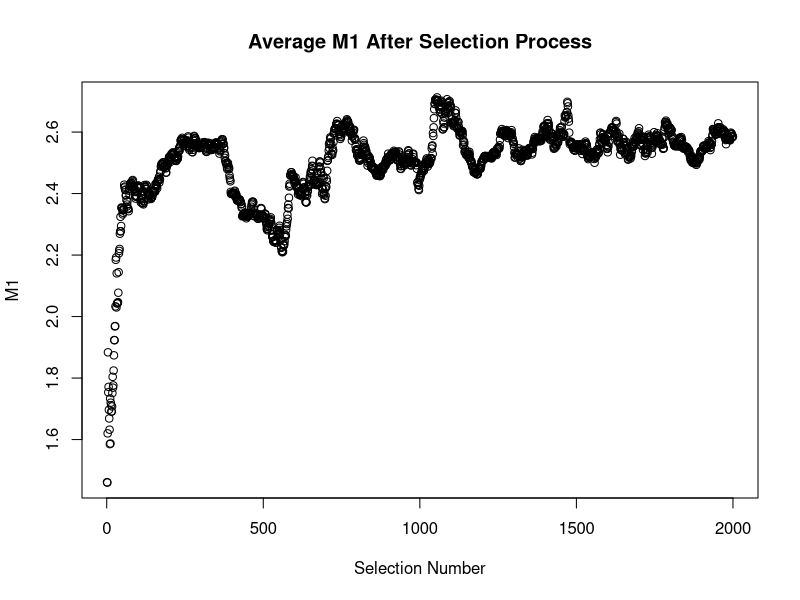
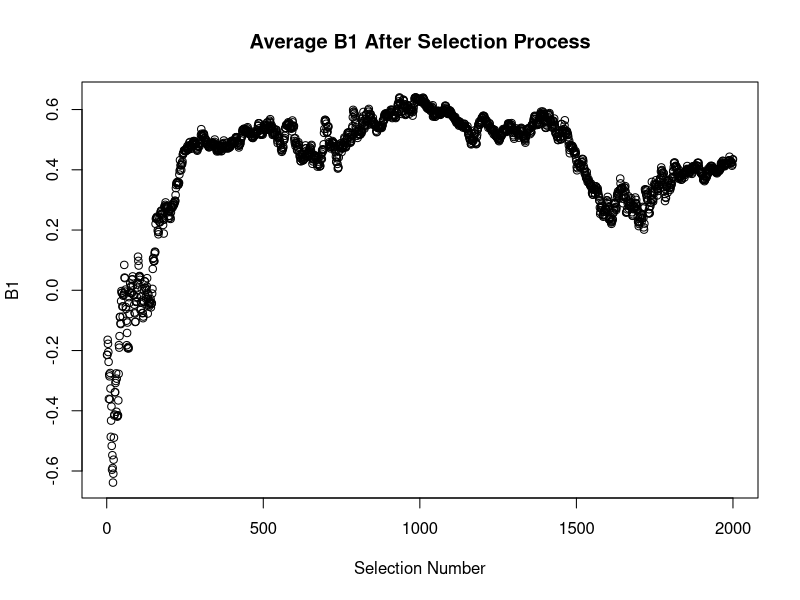
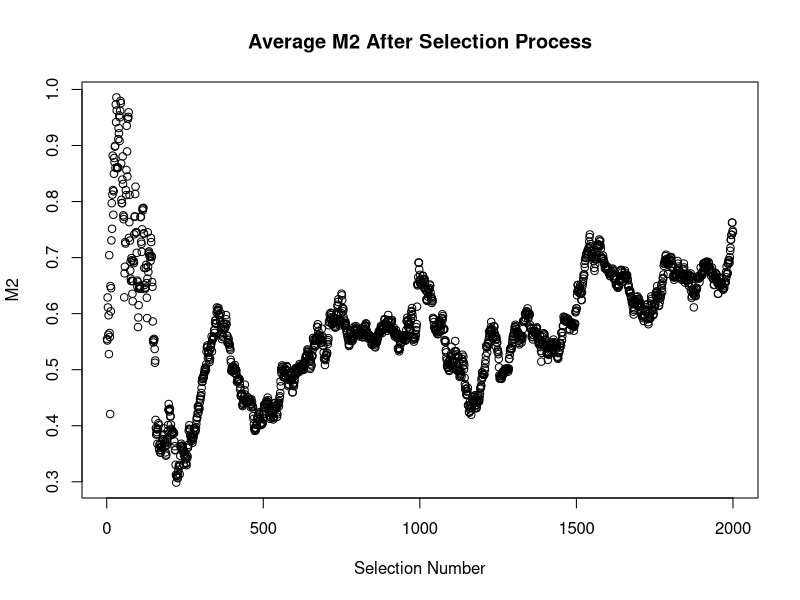
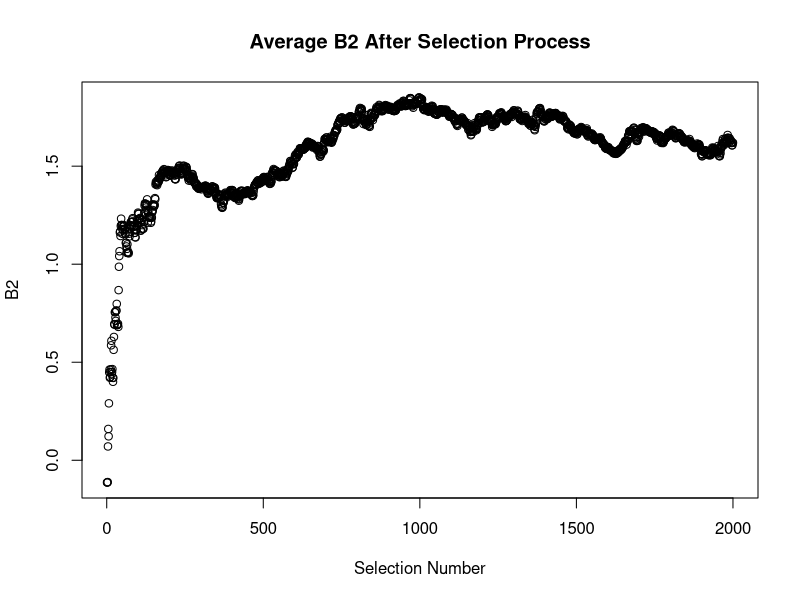
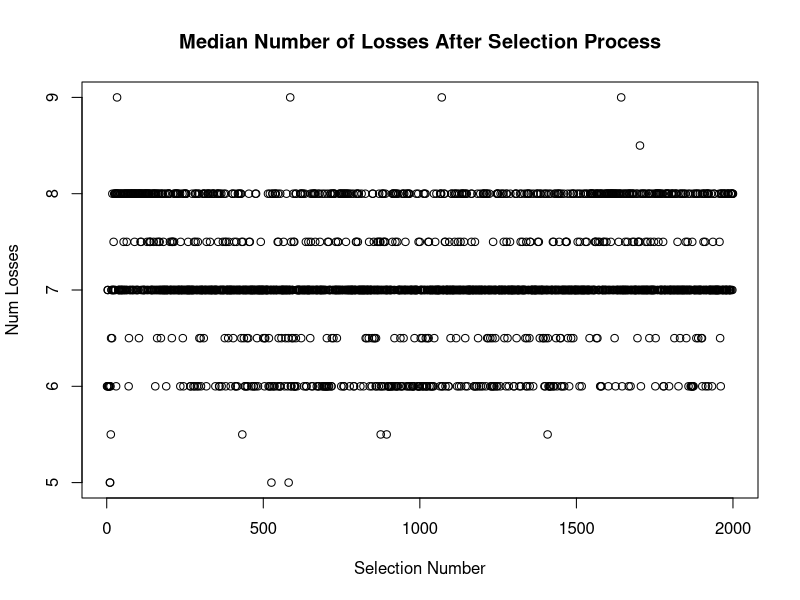

The R source for these figures, in order: (Note: this script raises an error after producing the figures.)
# this model uses an exchange algorithm where each agent has a perameter that determines how likely it is
# that they will try to take power from any other agent depending on the two agents difference in power.
# each agent also has a perameter that determines how much the agent will try to take depending on the two agents
# difference in power. 


# 11/22/2017
# new algorithm is:

# population starts off with random power score
# population goes through each other member and decides whether they want to attempt to take power from each other person
# go through the populaion and decide whether each attempted power grab was successful or not
# after this process, each player will have a diferent amount of power than they started off with
# during the genetic algorithm, a bottom percentage of players get a point
# after a certain number of rounds, all players who have over a certain number of points get re-perameterized
# (the point system is implemented so that a player who is using a good strategy but gets a very low initial power score doesn't
# get imediatly eliminated.)

library(dplyr)
library(ggplot2)

n.population <- 30  #size of population
prob.success.of.take.sd <- 0.2 # the sd for the curve of how likely it is for a person to succeed in taking power

initial.encounter.slope <- 1
initial.encounter.intercept <- 0

initial.take.attempt.slope <- .5
initial.take.attempt.intercept <- 0

encounter.curve.sd <- .5
take.curve.sd <- .2

mutation.sd <- 0.01
rounds.per.gen <- 10

# This function instantiates the origional matrix
initial.population.3 <- function(){
  
  power.vector.beginning.of.round <- c(abs(rnorm(n.population, 0, 1)))
  
  power.vector.end.of.round <- c(rep(0, n.population))
  
  initial.encounter.slope.vector <- c(rnorm(n.population, initial.encounter.slope, 1))
  
  initial.encounter.intercept.vector <- c(rnorm(n.population, initial.encounter.intercept, 1))
  
  initial.take.attempt.slope.vector <- c(rnorm(n.population, initial.take.attempt.slope, 1))
  
  initial.take.attempt.intercept.vector <- c(rnorm(n.population, initial.take.attempt.intercept, 1))
  
  initial.loss.counter.vector <- c(rep(0, n.population))
  
  return(matrix(c(initial.encounter.slope.vector, initial.encounter.intercept.vector, initial.take.attempt.slope.vector,
                  initial.take.attempt.intercept.vector, power.vector.beginning.of.round, power.vector.end.of.round,
                  initial.loss.counter.vector), byrow=F, nrow = n.population))
}


exchange.power.3 <- function(population){
  
  population.vector <- sample(1:n.population, size = n.population, replace = FALSE)
  
  index.initiated <- c()
  index.initiator <- c()
  exchange.amount <- c()
  
  for(i in population.vector){
    
    for(j in population.vector[-i]){
      
      power.diff <- population[i,5] - population[j,5]
      
      if(rnorm(1, population[i,1] * power.diff + population[i,2], encounter.curve.sd) > 0){
        
        power.take <- abs(rnorm(1, population[1,3] * power.diff + population[i,4], take.curve.sd))
        
        # if a random number from a probablility distribution with mean = (power score of person taking power) - (power score of person being taken from)
        # and sd = prob.success.of.take.sd * (the inverse of the power difference) is greater than 0, (if the initiator is successful)
        if(rnorm(1, power.diff, prob.success.of.take.sd) > 0){
          
          # if the person is trying to take more than the person has, the person being taken from losses all of their power (down to zero)
          if(population[j,5] - power.take < 0){
            
            population[j, 6] <- 0
            population[i, 6] <- population[i, 5] + population[i, 5]
            
          } else {
            
            population[j, 6] <- population[j, 5] - power.take
            population[i, 6] <- population[i, 5] + power.take
            
          }
          # if the initiator is not successful
        } else {
          
          # if the person tried to take more than they had, the person who failed the attempted take losses all their power
          if(population[i, 5] - power.take < 0){
            
            population[j, 6] <- population[j, 5] + power.take
            population[i, 6] <- 0
            
          } else {
            
            population[j, 6] <- population[j, 5] + power.take
            population[i, 6] <- population[i, 5] - power.take
            
          }
        }
        
        #index.initiated <- append(index.initiated, j, after = length(index.initiated))
        #index.initiator <- append(index.initiator, i, after = length(index.initiator))
        #exchange.amount <- append(exchange.amount, power.take, after = length(exchange.amount))
      }
    }
  }
  return(population)
}


exchange.response.3 <- function(IED, population){
  
  if(nrow(IED) > 0){
    
    # response to people trying to take their power
    for(i in 1:length(IED[,1])){
      
      power.diff <- population[IED[i,2],5] - population[IED[i,1],5]
      
      # if a random number from a probablility distribution with mean = (power score of person taking power) - (power score of person being taken from)
      # and sd = prob.success.of.take.sd * (the inverse of the power difference) is greater than 0, (if the initiator is successful)
      if(rnorm(1, power.diff, prob.success.of.take.sd) > 0){
        
        # if the person is trying to take more than the person has, the person being taken from losses all of their power (down to zero)
        if(population[IED[i,1], 5] - IED[i,3] < 0){
          
          population[IED[i,1], 6] <- 0
          population[IED[i,2], 6] <- population[IED[i,2], 5] + population[IED[i,1], 5]
          
        } else {
          
          population[IED[i,1], 6] <- population[IED[i,1], 5] - IED[i,3]
          population[IED[i,2], 6] <- population[IED[i,2], 5] + IED[i,3]
          
        }
        # if the initiator is not successful
      } else {
        
        # if the person tried to take more than they had, the person who failed the attempted take losses all their power
        if(population[IED[i,2], 5] - IED[i,3] < 0){
          
          population[IED[i,1], 6] <- population[IED[i,1], 5] + population[IED[i,2], 5]
          population[IED[i,2], 6] <- 0
          
        } else {
          
          population[IED[i,1], 6] <- population[IED[i,1], 5] + IED[i,3]
          population[IED[i,2], 6] <- population[IED[i,2], 5] - IED[i,3]
          
        }
      }
    }
  }
  return(population)
}


loss.counter <- function(population){
  
  for(i in 1:n.population){
    
    if((population[i,5] - population[i,6]) > 0){
      
      population[i,7] <- population[i,7] + 1
    }
  }
  return(population)
}


power.reset <- function(population){
  
  # resets everyones power scores for the next round
  for(i in 1:n.population){
    
    population[i,5] <- abs(rnorm(1, 0, 1))
    population[i,6] <- 0
  }
  return(population)
}

genetic.algorithm.3 <- function(population){
  
  loss.cutoff <- median(population[,7]) + 2
  
  for(i in 1:n.population){
    
    random.person <- NA
    
    # if person i is not above the loss cutoff, the person is regenerated with mutations on random people's peramteters from the surviving
    # population. Their power score is also randomly generated for the next round, and their loss counter is set to zero
    if(population[i,7] >= loss.cutoff){
      
     while(is.na(random.person)){
      
       random <- sample(1:n.population, 1, replace = T)
      
      if(population[random,7] < loss.cutoff){
        
        random.person <- random
      }
    }
      
      population[i,] <- c(population[random.person,1] + rnorm(1, 0, mutation.sd), population[random.person,2] + rnorm(1, 0, mutation.sd),
                          population[random.person,3] + rnorm(1, 0, mutation.sd), population[random.person,4] + rnorm(1, 0, mutation.sd),
                          abs(rnorm(1, 0, 1)), 0, 0)
      
    } else {
      population[i,] <- c(population[i,1] + rnorm(1, 0, mutation.sd), population[i,2] + rnorm(1, 0, mutation.sd),
                          population[i,3] + rnorm(1, 0, mutation.sd), population[i,4] + rnorm(1, 0, mutation.sd),
                          abs(rnorm(1, 0, 1)), 0, 0)
    }
  }
  return(population)
}


run.n.gens.3 <- function(n, population){
  
  average.encounter.slope <- c()
  average.encounter.intercept <- c()
  average.take.attempt.slope <- c()
  average.take.attempt.intercept <- c()
  median.num.losses <- c()
  
  agent.1.encounter.slope <- c()
  agent.1.encounter.intercept <- c()
  agent.1.take.attempt.slope <- c()
  agent.1.take.attempt.intercept <- c()
  
  
  agent.1.encounter.slope <- c()
  agent.2.encounter.slope <- c()
  agent.3.encounter.slope <- c()
  agent.4.encounter.slope <- c()
  agent.5.encounter.slope <- c()
  agent.6.encounter.slope <- c()
  agent.7.encounter.slope <- c()
  agent.8.encounter.slope <- c()
  agent.9.encounter.slope <- c()
  agent.10.encounter.slope <- c()
  agent.11.encounter.slope <- c()
  agent.12.encounter.slope <- c()
  agent.13.encounter.slope <- c()
  agent.14.encounter.slope <- c()
  agent.15.encounter.slope <- c()
  agent.16.encounter.slope <- c()
  agent.17.encounter.slope <- c()
  agent.18.encounter.slope <- c()
  agent.19.encounter.slope <- c()
  agent.20.encounter.slope <- c()
  agent.21.encounter.slope <- c()
  agent.22.encounter.slope <- c()
  agent.23.encounter.slope <- c()
  agent.24.encounter.slope <- c()
  agent.25.encounter.slope <- c()
  agent.26.encounter.slope <- c()
  agent.27.encounter.slope <- c()
  agent.28.encounter.slope <- c()
  agent.29.encounter.slope <- c()
  agent.30.encounter.slope <- c()
  
  agent.1.encounter.intercept <- c()
  agent.2.encounter.intercept <- c()
  agent.3.encounter.intercept <- c()
  agent.4.encounter.intercept <- c()
  agent.5.encounter.intercept <- c()
  agent.6.encounter.intercept <- c()
  agent.7.encounter.intercept <- c()
  agent.8.encounter.intercept <- c()
  agent.9.encounter.intercept <- c()
  agent.10.encounter.intercept <- c()
  agent.11.encounter.intercept <- c()
  agent.12.encounter.intercept <- c()
  agent.13.encounter.intercept <- c()
  agent.14.encounter.intercept <- c()
  agent.15.encounter.intercept <- c()
  agent.16.encounter.intercept <- c()
  agent.17.encounter.intercept <- c()
  agent.18.encounter.intercept <- c()
  agent.19.encounter.intercept <- c()
  agent.20.encounter.intercept <- c()
  agent.21.encounter.intercept <- c()
  agent.22.encounter.intercept <- c()
  agent.23.encounter.intercept <- c()
  agent.24.encounter.intercept <- c()
  agent.25.encounter.intercept <- c()
  agent.26.encounter.intercept <- c()
  agent.27.encounter.intercept <- c()
  agent.28.encounter.intercept <- c()
  agent.29.encounter.intercept <- c()
  agent.30.encounter.intercept <- c()
  
  agent.1.take.attempt.slope <- c()
  agent.2.take.attempt.slope <- c()
  agent.3.take.attempt.slope <- c()
  agent.4.take.attempt.slope <- c()
  agent.5.take.attempt.slope <- c()
  agent.6.take.attempt.slope <- c()
  agent.7.take.attempt.slope <- c()
  agent.8.take.attempt.slope <- c()
  agent.9.take.attempt.slope <- c()
  agent.10.take.attempt.slope <- c()
  agent.11.take.attempt.slope <- c()
  agent.12.take.attempt.slope <- c()
  agent.13.take.attempt.slope <- c()
  agent.14.take.attempt.slope <- c()
  agent.15.take.attempt.slope <- c()
  agent.16.take.attempt.slope <- c()
  agent.17.take.attempt.slope <- c()
  agent.18.take.attempt.slope <- c()
  agent.19.take.attempt.slope <- c()
  agent.20.take.attempt.slope <- c()
  agent.21.take.attempt.slope <- c()
  agent.22.take.attempt.slope <- c()
  agent.23.take.attempt.slope <- c()
  agent.24.take.attempt.slope <- c()
  agent.25.take.attempt.slope <- c()
  agent.26.take.attempt.slope <- c()
  agent.27.take.attempt.slope <- c()
  agent.28.take.attempt.slope <- c()
  agent.29.take.attempt.slope <- c()
  agent.30.take.attempt.slope <- c()
  
  agent.1.take.attempt.intercept <- c()
  agent.2.take.attempt.intercept <- c()
  agent.3.take.attempt.intercept <- c()
  agent.4.take.attempt.intercept <- c()
  agent.5.take.attempt.intercept <- c()
  agent.6.take.attempt.intercept <- c()
  agent.7.take.attempt.intercept <- c()
  agent.8.take.attempt.intercept <- c()
  agent.9.take.attempt.intercept <- c()
  agent.10.take.attempt.intercept <- c()
  agent.11.take.attempt.intercept <- c()
  agent.12.take.attempt.intercept <- c()
  agent.13.take.attempt.intercept <- c()
  agent.14.take.attempt.intercept <- c()
  agent.15.take.attempt.intercept <- c()
  agent.16.take.attempt.intercept <- c()
  agent.17.take.attempt.intercept <- c()
  agent.18.take.attempt.intercept <- c()
  agent.19.take.attempt.intercept <- c()
  agent.20.take.attempt.intercept <- c()
  agent.21.take.attempt.intercept <- c()
  agent.22.take.attempt.intercept <- c()
  agent.23.take.attempt.intercept <- c()
  agent.24.take.attempt.intercept <- c()
  agent.25.take.attempt.intercept <- c()
  agent.26.take.attempt.intercept <- c()
  agent.27.take.attempt.intercept <- c()
  agent.28.take.attempt.intercept <- c()
  agent.29.take.attempt.intercept <- c()
  agent.30.take.attempt.intercept <- c()
  
  agent.1.num.losses <- c()
  agent.2.num.losses <- c()
  agent.3.num.losses <- c()
  agent.4.num.losses <- c()
  agent.5.num.losses <- c()
  agent.6.num.losses <- c()
  agent.7.num.losses <- c()
  agent.8.num.losses <- c()
  agent.9.num.losses <- c()
  agent.10.num.losses <- c()
  agent.11.num.losses <- c()
  agent.12.num.losses <- c()
  agent.13.num.losses <- c()
  agent.14.num.losses <- c()
  agent.15.num.losses <- c()
  agent.16.num.losses <- c()
  agent.17.num.losses <- c()
  agent.18.num.losses <- c()
  agent.19.num.losses <- c()
  agent.20.num.losses <- c()
  agent.21.num.losses <- c()
  agent.22.num.losses <- c()
  agent.23.num.losses <- c()
  agent.24.num.losses <- c()
  agent.25.num.losses <- c()
  agent.26.num.losses <- c()
  agent.27.num.losses <- c()
  agent.28.num.losses <- c()
  agent.29.num.losses <- c()
  agent.30.num.losses <- c()
  
  for(i in 1:n){
    
    for(j in 1:rounds.per.gen){
      population <- exchange.power.3(population)
      population <- loss.counter(population)
      population <- power.reset(population)
    }
    
    
    average.encounter.slope <- append(average.encounter.slope, mean(population[,1]), after = length(average.encounter.slope))
    average.encounter.intercept <- append(average.encounter.intercept, mean(population[,2]), after = length(average.encounter.intercept))
    average.take.attempt.slope <- append(average.take.attempt.slope, mean(population[,3]), after = length(average.take.attempt.slope))
    average.take.attempt.intercept <- append(average.take.attempt.intercept, mean(population[,4]), after = length(average.take.attempt.intercept))
    median.num.losses <- append(median.num.losses, median(population[,7]), after = length(median.num.losses))
    
    
    agent.1.encounter.slope <- append(agent.1.encounter.slope, population[1,1], after = length(agent.1.encounter.slope))
    agent.2.encounter.slope <- append(agent.2.encounter.slope, population[2,1], after = length(agent.2.encounter.slope))
    agent.3.encounter.slope <- append(agent.3.encounter.slope, population[3,1], after = length(agent.3.encounter.slope))
    agent.4.encounter.slope <- append(agent.4.encounter.slope, population[4,1], after = length(agent.4.encounter.slope))
    agent.5.encounter.slope <- append(agent.5.encounter.slope, population[5,1], after = length(agent.5.encounter.slope))
    agent.6.encounter.slope <- append(agent.6.encounter.slope, population[6,1], after = length(agent.6.encounter.slope))
    agent.7.encounter.slope <- append(agent.7.encounter.slope, population[7,1], after = length(agent.7.encounter.slope))
    agent.8.encounter.slope <- append(agent.8.encounter.slope, population[8,1], after = length(agent.8.encounter.slope))
    agent.9.encounter.slope <- append(agent.9.encounter.slope, population[9,1], after = length(agent.9.encounter.slope))
    agent.10.encounter.slope <- append(agent.10.encounter.slope, population[10,1], after = length(agent.10.encounter.slope))
    agent.11.encounter.slope <- append(agent.11.encounter.slope, population[11,1], after = length(agent.11.encounter.slope))
    agent.12.encounter.slope <- append(agent.12.encounter.slope, population[12,1], after = length(agent.12.encounter.slope))
    agent.13.encounter.slope <- append(agent.13.encounter.slope, population[13,1], after = length(agent.13.encounter.slope))
    agent.14.encounter.slope <- append(agent.14.encounter.slope, population[14,1], after = length(agent.14.encounter.slope))
    agent.15.encounter.slope <- append(agent.15.encounter.slope, population[15,1], after = length(agent.15.encounter.slope))
    agent.16.encounter.slope <- append(agent.16.encounter.slope, population[16,1], after = length(agent.16.encounter.slope))
    agent.17.encounter.slope <- append(agent.17.encounter.slope, population[17,1], after = length(agent.17.encounter.slope))
    agent.18.encounter.slope <- append(agent.18.encounter.slope, population[18,1], after = length(agent.18.encounter.slope))
    agent.19.encounter.slope <- append(agent.19.encounter.slope, population[19,1], after = length(agent.19.encounter.slope))
    agent.20.encounter.slope <- append(agent.20.encounter.slope, population[20,1], after = length(agent.20.encounter.slope))
    agent.21.encounter.slope <- append(agent.21.encounter.slope, population[21,1], after = length(agent.21.encounter.slope))
    agent.22.encounter.slope <- append(agent.22.encounter.slope, population[22,1], after = length(agent.22.encounter.slope))
    agent.23.encounter.slope <- append(agent.23.encounter.slope, population[23,1], after = length(agent.23.encounter.slope))
    agent.24.encounter.slope <- append(agent.24.encounter.slope, population[24,1], after = length(agent.24.encounter.slope))
    agent.25.encounter.slope <- append(agent.25.encounter.slope, population[25,1], after = length(agent.25.encounter.slope))
    agent.26.encounter.slope <- append(agent.26.encounter.slope, population[26,1], after = length(agent.26.encounter.slope))
    agent.27.encounter.slope <- append(agent.27.encounter.slope, population[27,1], after = length(agent.27.encounter.slope))
    agent.28.encounter.slope <- append(agent.28.encounter.slope, population[28,1], after = length(agent.28.encounter.slope))
    agent.29.encounter.slope <- append(agent.29.encounter.slope, population[29,1], after = length(agent.29.encounter.slope))
    agent.30.encounter.slope <- append(agent.30.encounter.slope, population[30,1], after = length(agent.30.encounter.slope))
    
    
    
    agent.1.encounter.intercept <- append(agent.1.encounter.intercept, population[1,2], after = length(agent.1.encounter.intercept))
    agent.2.encounter.intercept <- append(agent.2.encounter.intercept, population[2,2], after = length(agent.2.encounter.intercept))
    agent.3.encounter.intercept <- append(agent.3.encounter.intercept, population[3,2], after = length(agent.3.encounter.intercept))
    agent.4.encounter.intercept <- append(agent.4.encounter.intercept, population[4,2], after = length(agent.4.encounter.intercept))
    agent.5.encounter.intercept <- append(agent.5.encounter.intercept, population[5,2], after = length(agent.5.encounter.intercept))
    agent.6.encounter.intercept <- append(agent.6.encounter.intercept, population[6,2], after = length(agent.6.encounter.intercept))
    agent.7.encounter.intercept <- append(agent.7.encounter.intercept, population[7,2], after = length(agent.7.encounter.intercept))
    agent.8.encounter.intercept <- append(agent.8.encounter.intercept, population[8,2], after = length(agent.8.encounter.intercept))
    agent.9.encounter.intercept <- append(agent.9.encounter.intercept, population[9,2], after = length(agent.9.encounter.intercept))
    agent.10.encounter.intercept <- append(agent.10.encounter.intercept, population[10,2], after = length(agent.10.encounter.intercept))
    agent.11.encounter.intercept <- append(agent.11.encounter.intercept, population[11,2], after = length(agent.11.encounter.intercept))
    agent.12.encounter.intercept <- append(agent.12.encounter.intercept, population[12,2], after = length(agent.12.encounter.intercept))
    agent.13.encounter.intercept <- append(agent.13.encounter.intercept, population[13,2], after = length(agent.13.encounter.intercept))
    agent.14.encounter.intercept <- append(agent.14.encounter.intercept, population[14,2], after = length(agent.14.encounter.intercept))
    agent.15.encounter.intercept <- append(agent.15.encounter.intercept, population[15,2], after = length(agent.15.encounter.intercept))
    agent.16.encounter.intercept <- append(agent.16.encounter.intercept, population[16,2], after = length(agent.16.encounter.intercept))
    agent.17.encounter.intercept <- append(agent.17.encounter.intercept, population[17,2], after = length(agent.17.encounter.intercept))
    agent.18.encounter.intercept <- append(agent.18.encounter.intercept, population[18,2], after = length(agent.18.encounter.intercept))
    agent.19.encounter.intercept <- append(agent.19.encounter.intercept, population[19,2], after = length(agent.19.encounter.intercept))
    agent.20.encounter.intercept <- append(agent.20.encounter.intercept, population[20,2], after = length(agent.20.encounter.intercept))
    agent.21.encounter.intercept <- append(agent.21.encounter.intercept, population[21,2], after = length(agent.21.encounter.intercept))
    agent.22.encounter.intercept <- append(agent.22.encounter.intercept, population[22,2], after = length(agent.22.encounter.intercept))
    agent.23.encounter.intercept <- append(agent.23.encounter.intercept, population[23,2], after = length(agent.23.encounter.intercept))
    agent.24.encounter.intercept <- append(agent.24.encounter.intercept, population[24,2], after = length(agent.24.encounter.intercept))
    agent.25.encounter.intercept <- append(agent.25.encounter.intercept, population[25,2], after = length(agent.25.encounter.intercept))
    agent.26.encounter.intercept <- append(agent.26.encounter.intercept, population[26,2], after = length(agent.26.encounter.intercept))
    agent.27.encounter.intercept <- append(agent.27.encounter.intercept, population[27,2], after = length(agent.27.encounter.intercept))
    agent.28.encounter.intercept <- append(agent.28.encounter.intercept, population[28,2], after = length(agent.28.encounter.intercept))
    agent.29.encounter.intercept <- append(agent.29.encounter.intercept, population[29,2], after = length(agent.29.encounter.intercept))
    agent.30.encounter.intercept <- append(agent.30.encounter.intercept, population[30,2], after = length(agent.30.encounter.intercept))
    
    
    agent.1.take.attempt.slope <- append(agent.1.take.attempt.slope, population[1,3], after = length(agent.1.take.attempt.slope))
    agent.2.take.attempt.slope <- append(agent.2.take.attempt.slope, population[2,3], after = length(agent.2.take.attempt.slope))
    agent.3.take.attempt.slope <- append(agent.3.take.attempt.slope, population[3,3], after = length(agent.3.take.attempt.slope))
    agent.4.take.attempt.slope <- append(agent.4.take.attempt.slope, population[4,3], after = length(agent.4.take.attempt.slope))
    agent.5.take.attempt.slope <- append(agent.5.take.attempt.slope, population[5,3], after = length(agent.5.take.attempt.slope))
    agent.6.take.attempt.slope <- append(agent.6.take.attempt.slope, population[6,3], after = length(agent.6.take.attempt.slope))
    agent.7.take.attempt.slope <- append(agent.7.take.attempt.slope, population[7,3], after = length(agent.7.take.attempt.slope))
    agent.8.take.attempt.slope <- append(agent.8.take.attempt.slope, population[8,3], after = length(agent.8.take.attempt.slope))
    agent.9.take.attempt.slope <- append(agent.9.take.attempt.slope, population[9,3], after = length(agent.9.take.attempt.slope))
    agent.10.take.attempt.slope <- append(agent.10.take.attempt.slope, population[10,3], after = length(agent.10.take.attempt.slope))
    agent.11.take.attempt.slope <- append(agent.11.take.attempt.slope, population[11,3], after = length(agent.11.take.attempt.slope))
    agent.12.take.attempt.slope <- append(agent.12.take.attempt.slope, population[12,3], after = length(agent.12.take.attempt.slope))
    agent.13.take.attempt.slope <- append(agent.13.take.attempt.slope, population[13,3], after = length(agent.13.take.attempt.slope))
    agent.14.take.attempt.slope <- append(agent.14.take.attempt.slope, population[14,3], after = length(agent.14.take.attempt.slope))
    agent.15.take.attempt.slope <- append(agent.15.take.attempt.slope, population[15,3], after = length(agent.15.take.attempt.slope))
    agent.16.take.attempt.slope <- append(agent.16.take.attempt.slope, population[16,3], after = length(agent.16.take.attempt.slope))
    agent.17.take.attempt.slope <- append(agent.17.take.attempt.slope, population[17,3], after = length(agent.17.take.attempt.slope))
    agent.18.take.attempt.slope <- append(agent.18.take.attempt.slope, population[18,3], after = length(agent.18.take.attempt.slope))
    agent.19.take.attempt.slope <- append(agent.19.take.attempt.slope, population[19,3], after = length(agent.19.take.attempt.slope))
    agent.20.take.attempt.slope <- append(agent.20.take.attempt.slope, population[20,3], after = length(agent.20.take.attempt.slope))
    agent.21.take.attempt.slope <- append(agent.21.take.attempt.slope, population[21,3], after = length(agent.21.take.attempt.slope))
    agent.22.take.attempt.slope <- append(agent.22.take.attempt.slope, population[22,3], after = length(agent.22.take.attempt.slope))
    agent.23.take.attempt.slope <- append(agent.23.take.attempt.slope, population[23,3], after = length(agent.23.take.attempt.slope))
    agent.24.take.attempt.slope <- append(agent.24.take.attempt.slope, population[24,3], after = length(agent.24.take.attempt.slope))
    agent.25.take.attempt.slope <- append(agent.25.take.attempt.slope, population[25,3], after = length(agent.25.take.attempt.slope))
    agent.26.take.attempt.slope <- append(agent.26.take.attempt.slope, population[26,3], after = length(agent.26.take.attempt.slope))
    agent.27.take.attempt.slope <- append(agent.27.take.attempt.slope, population[27,3], after = length(agent.27.take.attempt.slope))
    agent.28.take.attempt.slope <- append(agent.28.take.attempt.slope, population[28,3], after = length(agent.28.take.attempt.slope))
    agent.29.take.attempt.slope <- append(agent.29.take.attempt.slope, population[29,3], after = length(agent.29.take.attempt.slope))
    agent.30.take.attempt.slope <- append(agent.30.take.attempt.slope, population[30,3], after = length(agent.30.take.attempt.slope))
    
    
    agent.1.take.attempt.intercept <- append(agent.1.take.attempt.intercept, population[1,4], after = length(agent.1.take.attempt.intercept))
    agent.2.take.attempt.intercept <- append(agent.2.take.attempt.intercept, population[2,4], after = length(agent.2.take.attempt.intercept))
    agent.3.take.attempt.intercept <- append(agent.3.take.attempt.intercept, population[3,4], after = length(agent.3.take.attempt.intercept))
    agent.4.take.attempt.intercept <- append(agent.4.take.attempt.intercept, population[4,4], after = length(agent.4.take.attempt.intercept))
    agent.5.take.attempt.intercept <- append(agent.5.take.attempt.intercept, population[5,4], after = length(agent.5.take.attempt.intercept))
    agent.6.take.attempt.intercept <- append(agent.6.take.attempt.intercept, population[6,4], after = length(agent.6.take.attempt.intercept))
    agent.7.take.attempt.intercept <- append(agent.7.take.attempt.intercept, population[7,4], after = length(agent.7.take.attempt.intercept))
    agent.8.take.attempt.intercept <- append(agent.8.take.attempt.intercept, population[8,4], after = length(agent.8.take.attempt.intercept))
    agent.9.take.attempt.intercept <- append(agent.9.take.attempt.intercept, population[9,4], after = length(agent.9.take.attempt.intercept))
    agent.10.take.attempt.intercept <- append(agent.10.take.attempt.intercept, population[10,4], after = length(agent.10.take.attempt.intercept))
    agent.11.take.attempt.intercept <- append(agent.11.take.attempt.intercept, population[11,4], after = length(agent.11.take.attempt.intercept))
    agent.12.take.attempt.intercept <- append(agent.12.take.attempt.intercept, population[12,4], after = length(agent.12.take.attempt.intercept))
    agent.13.take.attempt.intercept <- append(agent.13.take.attempt.intercept, population[13,4], after = length(agent.13.take.attempt.intercept))
    agent.14.take.attempt.intercept <- append(agent.14.take.attempt.intercept, population[14,4], after = length(agent.14.take.attempt.intercept))
    agent.15.take.attempt.intercept <- append(agent.15.take.attempt.intercept, population[15,4], after = length(agent.15.take.attempt.intercept))
    agent.16.take.attempt.intercept <- append(agent.16.take.attempt.intercept, population[16,4], after = length(agent.16.take.attempt.intercept))
    agent.17.take.attempt.intercept <- append(agent.17.take.attempt.intercept, population[17,4], after = length(agent.17.take.attempt.intercept))
    agent.18.take.attempt.intercept <- append(agent.18.take.attempt.intercept, population[18,4], after = length(agent.18.take.attempt.intercept))
    agent.19.take.attempt.intercept <- append(agent.19.take.attempt.intercept, population[19,4], after = length(agent.19.take.attempt.intercept))
    agent.20.take.attempt.intercept <- append(agent.20.take.attempt.intercept, population[20,4], after = length(agent.20.take.attempt.intercept))
    agent.21.take.attempt.intercept <- append(agent.21.take.attempt.intercept, population[21,4], after = length(agent.21.take.attempt.intercept))
    agent.22.take.attempt.intercept <- append(agent.22.take.attempt.intercept, population[22,4], after = length(agent.22.take.attempt.intercept))
    agent.23.take.attempt.intercept <- append(agent.23.take.attempt.intercept, population[23,4], after = length(agent.23.take.attempt.intercept))
    agent.24.take.attempt.intercept <- append(agent.24.take.attempt.intercept, population[24,4], after = length(agent.24.take.attempt.intercept))
    agent.25.take.attempt.intercept <- append(agent.25.take.attempt.intercept, population[25,4], after = length(agent.25.take.attempt.intercept))
    agent.26.take.attempt.intercept <- append(agent.26.take.attempt.intercept, population[26,4], after = length(agent.26.take.attempt.intercept))
    agent.27.take.attempt.intercept <- append(agent.27.take.attempt.intercept, population[27,4], after = length(agent.27.take.attempt.intercept))
    agent.28.take.attempt.intercept <- append(agent.28.take.attempt.intercept, population[28,4], after = length(agent.28.take.attempt.intercept))
    agent.29.take.attempt.intercept <- append(agent.29.take.attempt.intercept, population[29,4], after = length(agent.29.take.attempt.intercept))
    agent.30.take.attempt.intercept <- append(agent.30.take.attempt.intercept, population[30,4], after = length(agent.30.take.attempt.intercept))
    
    
    agent.1.num.losses <- append(agent.1.num.losses, population[1,7], after = length(agent.1.num.losses))
    agent.2.num.losses <- append(agent.2.num.losses, population[2,7], after = length(agent.2.num.losses))
    agent.3.num.losses <- append(agent.3.num.losses, population[3,7], after = length(agent.3.num.losses))
    agent.4.num.losses <- append(agent.4.num.losses, population[4,7], after = length(agent.4.num.losses))
    agent.5.num.losses <- append(agent.5.num.losses, population[5,7], after = length(agent.5.num.losses))
    agent.6.num.losses <- append(agent.6.num.losses, population[6,7], after = length(agent.6.num.losses))
    agent.7.num.losses <- append(agent.7.num.losses, population[7,7], after = length(agent.7.num.losses))
    agent.8.num.losses <- append(agent.8.num.losses, population[8,7], after = length(agent.8.num.losses))
    agent.9.num.losses <- append(agent.9.num.losses, population[9,7], after = length(agent.9.num.losses))
    agent.10.num.losses <- append(agent.10.num.losses, population[10,7], after = length(agent.10.num.losses))
    agent.11.num.losses <- append(agent.11.num.losses, population[11,7], after = length(agent.11.num.losses))
    agent.12.num.losses <- append(agent.12.num.losses, population[12,7], after = length(agent.12.num.losses))
    agent.13.num.losses <- append(agent.13.num.losses, population[13,7], after = length(agent.13.num.losses))
    agent.14.num.losses <- append(agent.14.num.losses, population[14,7], after = length(agent.14.num.losses))
    agent.15.num.losses <- append(agent.15.num.losses, population[15,7], after = length(agent.15.num.losses))
    agent.16.num.losses <- append(agent.16.num.losses, population[16,7], after = length(agent.16.num.losses))
    agent.17.num.losses <- append(agent.17.num.losses, population[17,7], after = length(agent.17.num.losses))
    agent.18.num.losses <- append(agent.18.num.losses, population[18,7], after = length(agent.18.num.losses))
    agent.19.num.losses <- append(agent.19.num.losses, population[19,7], after = length(agent.19.num.losses))
    agent.20.num.losses <- append(agent.20.num.losses, population[20,7], after = length(agent.20.num.losses))
    agent.21.num.losses <- append(agent.21.num.losses, population[21,7], after = length(agent.21.num.losses))
    agent.22.num.losses <- append(agent.22.num.losses, population[22,7], after = length(agent.22.num.losses))
    agent.23.num.losses <- append(agent.23.num.losses, population[23,7], after = length(agent.23.num.losses))
    agent.24.num.losses <- append(agent.24.num.losses, population[24,7], after = length(agent.24.num.losses))
    agent.25.num.losses <- append(agent.25.num.losses, population[25,7], after = length(agent.25.num.losses))
    agent.26.num.losses <- append(agent.26.num.losses, population[26,7], after = length(agent.26.num.losses))
    agent.27.num.losses <- append(agent.27.num.losses, population[27,7], after = length(agent.27.num.losses))
    agent.28.num.losses <- append(agent.28.num.losses, population[28,7], after = length(agent.28.num.losses))
    agent.29.num.losses <- append(agent.29.num.losses, population[29,7], after = length(agent.29.num.losses))
    agent.30.num.losses <- append(agent.30.num.losses, population[30,7], after = length(agent.30.num.losses))
    
    population <- genetic.algorithm.3(population)
  }
  return(list(a = population, b = average.encounter.slope, c = average.encounter.intercept, d = average.take.attempt.slope, 
              e = average.take.attempt.intercept, f = median.num.losses, 
              g = matrix(c(agent.1.encounter.slope, agent.2.encounter.slope, agent.3.encounter.slope, agent.4.encounter.slope, agent.5.encounter.slope,
                           agent.6.encounter.slope, agent.7.encounter.slope, agent.8.encounter.slope, agent.9.encounter.slope, agent.10.encounter.slope,
                           agent.11.encounter.slope, agent.12.encounter.slope, agent.13.encounter.slope, agent.14.encounter.slope, agent.15.encounter.slope,
                           agent.16.encounter.slope, agent.17.encounter.slope, agent.18.encounter.slope, agent.19.encounter.slope, agent.20.encounter.slope,
                           agent.21.encounter.slope, agent.22.encounter.slope, agent.23.encounter.slope, agent.24.encounter.slope, agent.25.encounter.slope,
                           agent.26.encounter.slope, agent.27.encounter.slope, agent.28.encounter.slope, agent.29.encounter.slope, agent.30.encounter.slope),
                         byrow = TRUE, nrow = 30), 
              h = matrix(c(agent.1.encounter.intercept, agent.2.encounter.intercept, agent.3.encounter.intercept, agent.4.encounter.intercept, agent.5.encounter.intercept,
                           agent.6.encounter.intercept, agent.7.encounter.intercept, agent.8.encounter.intercept, agent.9.encounter.intercept, agent.10.encounter.intercept,
                           agent.11.encounter.intercept, agent.12.encounter.intercept, agent.13.encounter.intercept, agent.14.encounter.intercept, agent.15.encounter.intercept,
                           agent.16.encounter.intercept, agent.17.encounter.intercept, agent.18.encounter.intercept, agent.19.encounter.intercept, agent.20.encounter.intercept,
                           agent.21.encounter.intercept, agent.22.encounter.intercept, agent.23.encounter.intercept, agent.24.encounter.intercept, agent.25.encounter.intercept,
                           agent.26.encounter.intercept, agent.27.encounter.intercept, agent.28.encounter.intercept, agent.29.encounter.intercept, agent.30.encounter.intercept),
                         byrow = TRUE, nrow = 30), 
              i = matrix(c(agent.1.take.attempt.slope, agent.2.take.attempt.slope, agent.3.take.attempt.slope, agent.4.take.attempt.slope, agent.5.take.attempt.slope,
                           agent.6.take.attempt.slope, agent.7.take.attempt.slope, agent.8.take.attempt.slope, agent.9.take.attempt.slope, agent.10.take.attempt.slope,
                           agent.11.take.attempt.slope, agent.12.take.attempt.slope, agent.13.take.attempt.slope, agent.14.take.attempt.slope, agent.15.take.attempt.slope,
                           agent.16.take.attempt.slope, agent.17.take.attempt.slope, agent.18.take.attempt.slope, agent.19.take.attempt.slope, agent.20.take.attempt.slope,
                           agent.21.take.attempt.slope, agent.22.take.attempt.slope, agent.23.take.attempt.slope, agent.24.take.attempt.slope, agent.25.take.attempt.slope,
                           agent.26.take.attempt.slope, agent.27.take.attempt.slope, agent.28.take.attempt.slope, agent.29.take.attempt.slope, agent.30.take.attempt.slope),
                         byrow = TRUE, nrow = 30), 
              j = matrix(c(agent.1.take.attempt.intercept, agent.2.take.attempt.intercept, agent.3.take.attempt.intercept, agent.4.take.attempt.intercept, agent.5.take.attempt.intercept,
                           agent.6.take.attempt.intercept, agent.7.take.attempt.intercept, agent.8.take.attempt.intercept, agent.9.take.attempt.intercept, agent.10.take.attempt.intercept,
                           agent.11.take.attempt.intercept, agent.12.take.attempt.intercept, agent.13.take.attempt.intercept, agent.14.take.attempt.intercept, agent.15.take.attempt.intercept,
                           agent.16.take.attempt.intercept, agent.17.take.attempt.intercept, agent.18.take.attempt.intercept, agent.19.take.attempt.intercept, agent.20.take.attempt.intercept,
                           agent.21.take.attempt.intercept, agent.22.take.attempt.intercept, agent.23.take.attempt.intercept, agent.24.take.attempt.intercept, agent.25.take.attempt.intercept,
                           agent.26.take.attempt.intercept, agent.27.take.attempt.intercept, agent.28.take.attempt.intercept, agent.29.take.attempt.intercept, agent.30.take.attempt.intercept),
                         byrow = TRUE, nrow = 30),
              k = matrix(c(agent.1.num.losses, agent.2.num.losses, agent.3.num.losses, agent.4.num.losses, agent.5.num.losses,
                           agent.6.num.losses, agent.7.num.losses, agent.8.num.losses, agent.9.num.losses, agent.10.num.losses,
                           agent.11.num.losses, agent.12.num.losses, agent.13.num.losses, agent.14.num.losses, agent.15.num.losses,
                           agent.16.num.losses, agent.17.num.losses, agent.18.num.losses, agent.19.num.losses, agent.20.num.losses,
                           agent.21.num.losses, agent.22.num.losses, agent.23.num.losses, agent.24.num.losses, agent.25.num.losses,
                           agent.26.num.losses, agent.27.num.losses, agent.28.num.losses, agent.29.num.losses, agent.30.num.losses),
                         byrow = TRUE, nrow = 30)))
}


plot.power.by.rank.standard <- function(population){
  
  power.scores <- population[,5]
  ascending.power.scores <- c()
  
  for(i in 1:n.population){
    
    ascending.power.scores <- append(ascending.power.scores, power.scores[which.min(power.scores)], after = length(ascending.power.scores))
    power.scores <- power.scores[-(which.min(power.scores))]
    
  }
  
  plot(1:n.population, ascending.power.scores)
}

population <- initial.population.3()
results <- run.n.gens.3(2000, population)

population <- results$a
average.encounter.slope <- results$b
average.encounter.intercept <- results$c
average.take.attempt.slope <- results$d
average.take.attempt.intercept <- results$e
median.num.losses <- results$f
encounter.slope.matrix <- results$g
encounter.intercept.matrix <- results$h
take.attempt.slope.matrix <- results$i
take.attempt.intercept.matrix <- results$j
num.losses.matrix <- results$k


plot(1:2000, average.encounter.slope, xlab = "Selection Number", ylab = "M1" , main = "Average M1 After Selection Process")
plot(1:2000, average.encounter.intercept, xlab = "Selection Number", ylab = "B1" , main = "Average B1 After Selection Process")
plot(1:2000, average.take.attempt.slope, xlab = "Selection Number", ylab = "M2" , main = "Average M2 After Selection Process")
plot(1:2000, average.take.attempt.intercept, xlab = "Selection Number", ylab = "B2" , main = "Average B2 After Selection Process")
plot(1:2000, median.num.losses, xlab = "Selection Number", ylab = "Num Losses", main = "Median Number of Losses After Selection Process")

plot(1:10, agent.1.encounter.slope)
par(new = TRUE)
plot(1:10, agent.1.encounter.intercept, col = "green")
par(new = TRUE)
plot(1:10, agent.1.take.attempt.slope, col = "blue")
par(new = TRUE)
plot(1:10, agent.1.take.attempt.intercept, col = "red")
par(new = TRUE)
plot(1:10, agent.1.num.losses)


plot(1:2000, encounter.slope.matrix[1,])
plot(1:2000, encounter.slope.matrix[2,])
plot(1:2000, encounter.slope.matrix[3,])
plot(1:2000, encounter.slope.matrix[4,])
plot(1:2000, encounter.slope.matrix[5,])
plot(1:2000, encounter.slope.matrix[6,])
plot(1:2000, encounter.slope.matrix[7,])
plot(1:2000, encounter.slope.matrix[8,])
plot(1:2000, encounter.slope.matrix[9,])
plot(1:2000, encounter.slope.matrix[10,])
plot(1:2000, encounter.slope.matrix[11,])
plot(1:2000, encounter.slope.matrix[12,])
plot(1:2000, encounter.slope.matrix[13,])
plot(1:2000, encounter.slope.matrix[14,])
plot(1:2000, encounter.slope.matrix[15,])
plot(1:2000, encounter.slope.matrix[16,])
plot(1:2000, encounter.slope.matrix[17,])
plot(1:2000, encounter.slope.matrix[18,])
plot(1:2000, encounter.slope.matrix[19,])
plot(1:2000, encounter.slope.matrix[20,])
plot(1:2000, encounter.slope.matrix[21,])
plot(1:2000, encounter.slope.matrix[22,])
plot(1:2000, encounter.slope.matrix[23,])
plot(1:2000, encounter.slope.matrix[24,])
plot(1:2000, encounter.slope.matrix[25,])
plot(1:2000, encounter.slope.matrix[26,])
plot(1:2000, encounter.slope.matrix[27,])
plot(1:2000, encounter.slope.matrix[28,])
plot(1:2000, encounter.slope.matrix[29,])
plot(1:2000, encounter.slope.matrix[30,])

plot(1:2000, encounter.intercept.matrix[1,])
plot(1:2000, encounter.intercept.matrix[2,])
plot(1:2000, encounter.intercept.matrix[3,])
plot(1:2000, encounter.intercept.matrix[4,])
plot(1:2000, encounter.intercept.matrix[5,])
plot(1:2000, encounter.intercept.matrix[6,])
plot(1:2000, encounter.intercept.matrix[7,])
plot(1:2000, encounter.intercept.matrix[8,])
plot(1:2000, encounter.intercept.matrix[9,])
plot(1:2000, encounter.intercept.matrix[10,])
plot(1:2000, encounter.intercept.matrix[11,])
plot(1:2000, encounter.intercept.matrix[12,])
plot(1:2000, encounter.intercept.matrix[13,])
plot(1:2000, encounter.intercept.matrix[14,])
plot(1:2000, encounter.intercept.matrix[15,])
plot(1:2000, encounter.intercept.matrix[16,])
plot(1:2000, encounter.intercept.matrix[17,])
plot(1:2000, encounter.intercept.matrix[18,])
plot(1:2000, encounter.intercept.matrix[19,])
plot(1:2000, encounter.intercept.matrix[20,])
plot(1:2000, encounter.intercept.matrix[21,])
plot(1:2000, encounter.intercept.matrix[22,])
plot(1:2000, encounter.intercept.matrix[23,])
plot(1:2000, encounter.intercept.matrix[24,])
plot(1:2000, encounter.intercept.matrix[25,])
plot(1:2000, encounter.intercept.matrix[26,])
plot(1:2000, encounter.intercept.matrix[27,])
plot(1:2000, encounter.intercept.matrix[28,])
plot(1:2000, encounter.intercept.matrix[29,])
plot(1:2000, encounter.intercept.matrix[30,])

plot(1:2000, take.attempt.slope.matrix[1,])
plot(1:2000, take.attempt.slope.matrix[2,])
plot(1:2000, take.attempt.slope.matrix[3,])
plot(1:2000, take.attempt.slope.matrix[4,])
plot(1:2000, take.attempt.slope.matrix[5,])
plot(1:2000, take.attempt.slope.matrix[6,])
plot(1:2000, take.attempt.slope.matrix[7,])
plot(1:2000, take.attempt.slope.matrix[8,])
plot(1:2000, take.attempt.slope.matrix[9,])
plot(1:2000, take.attempt.slope.matrix[10,])
plot(1:2000, take.attempt.slope.matrix[11,])
plot(1:2000, take.attempt.slope.matrix[12,])
plot(1:2000, take.attempt.slope.matrix[13,])
plot(1:2000, take.attempt.slope.matrix[14,])
plot(1:2000, take.attempt.slope.matrix[15,])
plot(1:2000, take.attempt.slope.matrix[16,])
plot(1:2000, take.attempt.slope.matrix[17,])
plot(1:2000, take.attempt.slope.matrix[18,])
plot(1:2000, take.attempt.slope.matrix[19,])
plot(1:2000, take.attempt.slope.matrix[20,])
plot(1:2000, take.attempt.slope.matrix[21,])
plot(1:2000, take.attempt.slope.matrix[22,])
plot(1:2000, take.attempt.slope.matrix[23,])
plot(1:2000, take.attempt.slope.matrix[24,])
plot(1:2000, take.attempt.slope.matrix[25,])
plot(1:2000, take.attempt.slope.matrix[26,])
plot(1:2000, take.attempt.slope.matrix[27,])
plot(1:2000, take.attempt.slope.matrix[28,])
plot(1:2000, take.attempt.slope.matrix[29,])
plot(1:2000, take.attempt.slope.matrix[30,])

plot(1:2000, take.attempt.intercept.matrix[1,])
plot(1:2000, take.attempt.intercept.matrix[2,])
plot(1:2000, take.attempt.intercept.matrix[3,])
plot(1:2000, take.attempt.intercept.matrix[4,])
plot(1:2000, take.attempt.intercept.matrix[5,])
plot(1:2000, take.attempt.intercept.matrix[6,])
plot(1:2000, take.attempt.intercept.matrix[7,])
plot(1:2000, take.attempt.intercept.matrix[8,])
plot(1:2000, take.attempt.intercept.matrix[9,])
plot(1:2000, take.attempt.intercept.matrix[10,])
plot(1:2000, take.attempt.intercept.matrix[11,])
plot(1:2000, take.attempt.intercept.matrix[12,])
plot(1:2000, take.attempt.intercept.matrix[13,])
plot(1:2000, take.attempt.intercept.matrix[14,])
plot(1:2000, take.attempt.intercept.matrix[15,])
plot(1:2000, take.attempt.intercept.matrix[16,])
plot(1:2000, take.attempt.intercept.matrix[17,])
plot(1:2000, take.attempt.intercept.matrix[18,])
plot(1:2000, take.attempt.intercept.matrix[19,])
plot(1:2000, take.attempt.intercept.matrix[20,])
plot(1:2000, take.attempt.intercept.matrix[21,])
plot(1:2000, take.attempt.intercept.matrix[22,])
plot(1:2000, take.attempt.intercept.matrix[23,])
plot(1:2000, take.attempt.intercept.matrix[24,])
plot(1:2000, take.attempt.intercept.matrix[25,])
plot(1:2000, take.attempt.intercept.matrix[26,])
plot(1:2000, take.attempt.intercept.matrix[27,])
plot(1:2000, take.attempt.intercept.matrix[28,])
plot(1:2000, take.attempt.intercept.matrix[29,])
plot(1:2000, take.attempt.intercept.matrix[30,])

plot(1:2000, num.losses.matrix[1,])
plot(1:2000, num.losses.matrix[2,])
plot(1:2000, num.losses.matrix[3,])
plot(1:2000, num.losses.matrix[4,])
plot(1:2000, num.losses.matrix[5,])
plot(1:2000, num.losses.matrix[6,])
plot(1:2000, num.losses.matrix[7,])
plot(1:2000, num.losses.matrix[8,])
plot(1:2000, num.losses.matrix[9,])
plot(1:2000, num.losses.matrix[10,])
plot(1:2000, num.losses.matrix[11,])
plot(1:2000, num.losses.matrix[12,])
plot(1:2000, num.losses.matrix[13,])
plot(1:2000, num.losses.matrix[14,])
plot(1:2000, num.losses.matrix[15,])
plot(1:2000, num.losses.matrix[16,])
plot(1:2000, num.losses.matrix[17,])
plot(1:2000, num.losses.matrix[18,])
plot(1:2000, num.losses.matrix[19,])
plot(1:2000, num.losses.matrix[20,])
plot(1:2000, num.losses.matrix[21,])
plot(1:2000, num.losses.matrix[22,])
plot(1:2000, num.losses.matrix[23,])
plot(1:2000, num.losses.matrix[24,])
plot(1:2000, num.losses.matrix[25,])
plot(1:2000, num.losses.matrix[26,])
plot(1:2000, num.losses.matrix[27,])
plot(1:2000, num.losses.matrix[28,])
plot(1:2000, num.losses.matrix[29,])
plot(1:2000, num.losses.matrix[30,])



x <- 1:500
plot(x,agent.1.encounter.slope, col="red")
par(new = TRUE)
plot(x,agent.1.num.losses, col="blue")

plot(average.encounter.slope, average.encounter.intercept)
plot(average.take.attempt.slope, average.take.attempt.intercept)


qplot(1:10, average.encounter.slope) +
  theme(legend.position = "none") +
  #scale_color_gradient(low = "yellow", high = "red") +
  geom_point(color = 'gold2') +
  xlab("Selection Number") +
  ylab("M1") +
  ggtitle("Average M1 After Selection Process")

mean(average.encounter.slope[-(1:180)])
mean(average.encounter.intercept[-(1:180)])
mean(average.take.attempt.slope[-(1:180)])
mean(average.take.attempt.intercept[-(1:180)])

print(population)

num.losses.matrix
  
